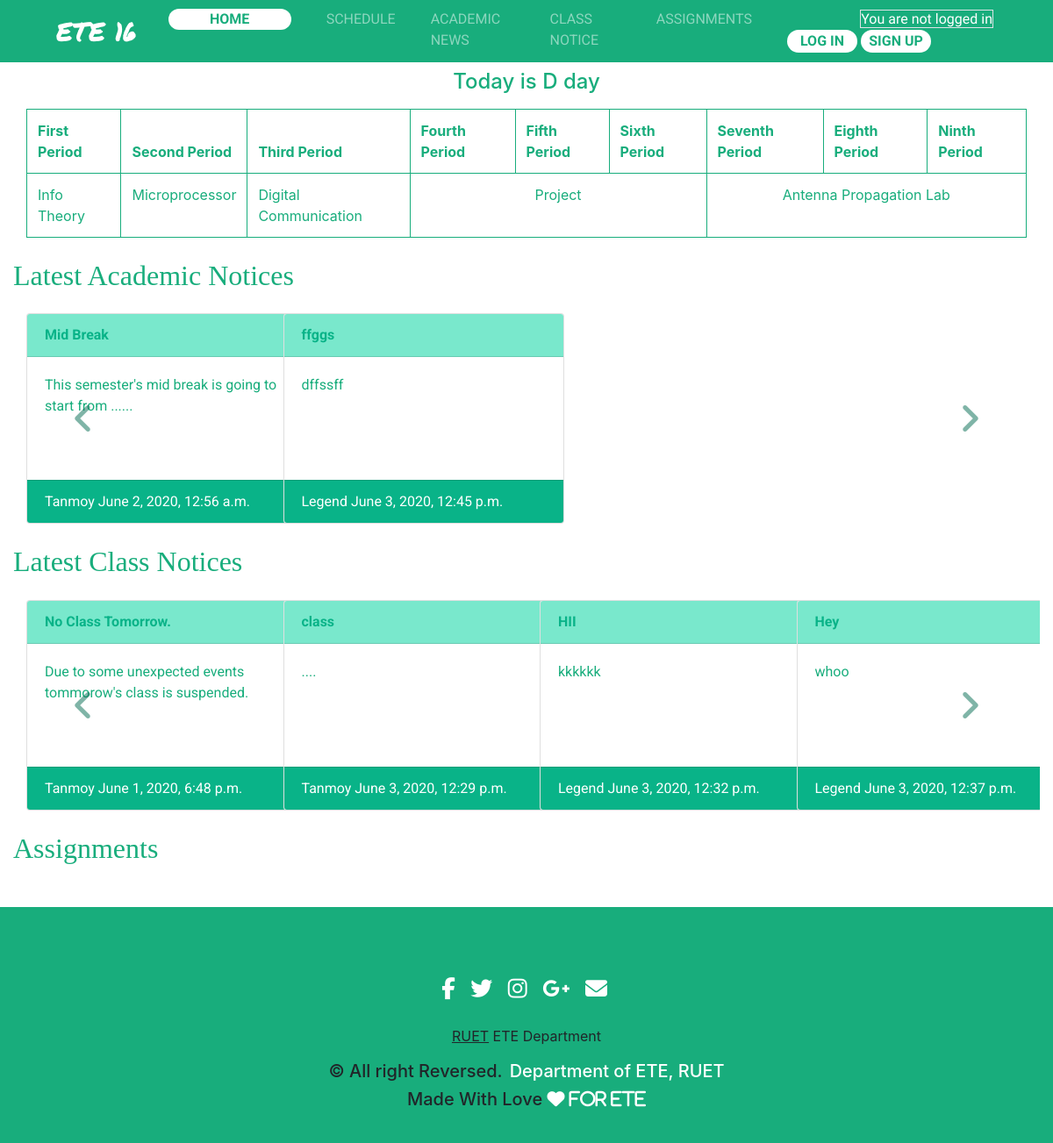
The app's page /, older data.
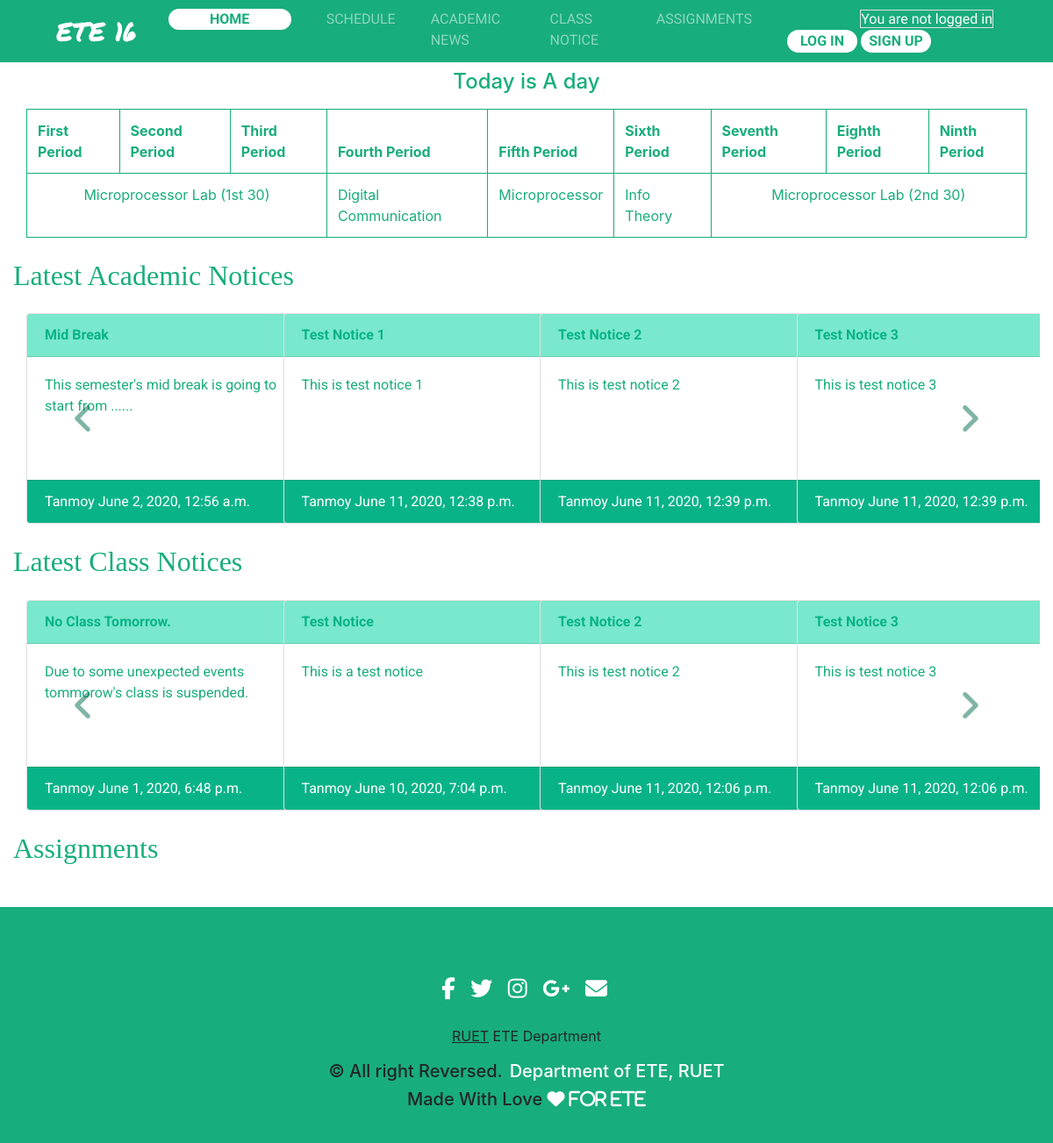
The same page, newer data.
### schedule/models.py (models this page shows, shortened)
class Schedule(models.Model):
	DAY_CHOICES = [
	('A','A'),
	('B','B'),
	('C','C'),
	('D','D'),
	('E','E'),
	]
	day = models.CharField(max_length=1,choices=DAY_CHOICES)
	date = models.DateField(auto_now_add=True)
	def __str__(self):
		return self.day

class Routine(models.Model):
	DAY_CHOICES = [
	('A','A'),
	('B','B'),
	('C','C'),
	('D','D'),
	('E','E'),
	]
	day = models.CharField(max_length=1,choices=DAY_CHOICES)
	morning_lab = models.BooleanField(default = False)
	first_period = models.CharField(max_length=30, null = " ",blank=True,default = "-")
	second_period = models.CharField(max_length=30, null = " ",blank=True,default = "-")
	third_period = models.CharField(max_length=30, null = " ",blank=True,default = "-")
	after_morning_lab=models.BooleanField(default = False)
	fourth_period = models.CharField(max_length=30, null = " ",blank=True,default = "-")
	fifth_period = models.CharField(max_length=30, null = " ",blank=True,default = "-")
	sixth_period = models.CharField(max_length=30, null = " ",blank=True,default = "-")
	afternoon_lab=models.BooleanField(default = False)
	seventh_period = models.CharField(max_length=30, null = " ",blank=True,default = "-")
	eigth_period = models.CharField(max_length=30, null = " ",blank=True,default = "-")
	ninth_period = models.CharField(max_length=30, null = " ",blank=True,default = "-")

### academicnotice/models.py (models this page shows, shortened)
class AcademicNotice(models.Model):
	title = models.CharField(max_length=255)
	body = models.TextField()
	date = models.DateTimeField(auto_now_add=True)
	author = models.ForeignKey(
		get_user_model(),
		on_delete = models.CASCADE,
		)

### users/models.py (models this page shows)
class CustomUser(AbstractUser):
	roll = models.IntegerField(validators=[MinValueValidator(1604001),MaxValueValidator(1604060)],null=True,blank=False)
	email = models.EmailField(null=False,blank=False)
	REQUIRED_FIELDS = ['roll','email']

### ClassNotice/models.py (models this page shows, shortened)
class ClassNotice(models.Model):
	title = models.CharField(max_length=255)
	body = models.TextField()
	date = models.DateTimeField(auto_now_add = True)
	author = models.ForeignKey(
		settings.AUTH_USER_MODEL,
		on_delete = models.CASCADE,
		)

### pages/views.py (the view)
# urls.py: path('',HomePageView,name='home')
def HomePageView(request):
	day = Schedule.objects.all()[0]
	context = {
		"day":day,
	}
	routine = get_routine(str(day))
	context["routine"] = routine
	academic_notices = AcademicNotice.objects.all()
	context["academic_notices"] = academic_notices
	class_notices = ClassNotice.objects.all()
	context["class_notices"] = class_notices
	assignments = Assignments.objects.all()[:4]
	context["assignments"] = assignments
	return render(request,'home.html',context)

### schedule/views.py (called while the page is built)
def get_routine(day):
	if str(day) == "A":
		routine=Routine.objects.get(day="A")
	elif str(day) == "B":
		routine=Routine.objects.get(day="B")
	elif str(day) == "C":
		routine=Routine.objects.get(day="C")
	elif str(day) == "D":
		routine=Routine.objects.get(day="D")
	elif str(day) == "E":
		routine=Routine.objects.get(day="E")
	return routine

### templates/home.html (shortened to what this page needs)
{% extends 'base.html' %}
{% block content %}
	<div class="container-fluid mb-6 mt-2 ">
	<h4 class="text-center mb-3 custom-header">Today is {{ day }} day</h2>
 	<table class="table table-bordered table-responsive-sm">
		<thead>
		<tr>
		  <th scope="col">First Period</th>
		  <th scope="col">Second Period</th>
		  <th scope="col">Third Period</th>
		  <th scope="col">Fourth Period</th>
		  <th scope="col">Fifth Period</th>
		  <th scope="col">Sixth Period</th>
		  <th scope="col">Seventh Period</th>
		  <th scope="col">Eighth Period</th>
		  <th scope="col">Ninth Period</th>
		</tr>
		</thead>
		<tbody>
		<tr>
			{% if routine.morning_lab %}
		  <td colspan="3" class="text-center">{{ routine.first_period }}</td>
		    {% else %}
		  <td>{{ routine.first_period }}</td>
		  <td>{{ routine.second_period }}</td>
		  <td>{{ routine.third_period }}</td>
		    {% endif %}
		    {% if routine.after_morning_lab %}
		  <td colspan="3" class="text-center">{{ routine.fourth_period }}</td>
		  	{% else %}
		  <td>{{ routine.fourth_period }}</td>
		  <td>{{ routine.fifth_period }}</td>
		  <td>{{ routine.sixth_period }}</td>
		    {% endif %}
		    {% if routine.afternoon_lab %}
		  <td colspan="3" class="text-center">{{ routine.seventh_period }}</td>
		  	{% else %}
		  <td>{{ routine.seventh_period }}</td>
		  <td>{{ routine.eighth_period }}</td>
		  <td>{{ routine.ninth_period }}</td>
		    {% endif %}
		</tr>
		</tbody>
	</table>
	</div>
	<h2 class="mt-4 mb-4">Latest Academic Notices</h2>
	<div id="inam1" class="carousel slide" data-ride="carousel">
		<div class="carousel-inner">
			<div class="carousel-item active">
			<div class="container-fluid">
			<div class="row flex-row">
			{% for academic_notice in academic_notices|slice:":4" %}
			<div class="col-lg-3 col-sm-12">
            <div class="card ml-auto mr-auto">
      			<div class="card-header font-weight-bold">{{ academic_notice.title }}</div>
            	<div class="card-body">
            		<p class="card-text">{{ academic_notice.body }}</p>
            	</div>
            	<div class="card-footer text-muted ">{{ academic_notice.author }} {{ academic_notice.date }}</div>
        	</div>
        	</div>
			{% endfor %}
			</div>
			</div>
			</div>
		</div>
				<a href="#inam1" class="carousel-control-prev" data-slide="prev">
					<i class="fa fa-angle-left" aria-hidden="true"></i>
				</a>
				<a href="#inam1" class="carousel-control-next" data-slide="next">
					<i class="fa fa-angle-right" aria-hidden="true"></i>
				</a>
	</div>
	<h2 class="mt-4 mb-4">Latest Class Notices</h2>
	<div id="inam2" class="carousel slide" data-ride="carousel">
		<div class="carousel-inner">
			<div class="carousel-item active">
			<div class="container-fluid">
			<div class="row">
			{% for class_notice in class_notices|slice:":4" %}
			<div class="col-lg-3 col-sm-12">
            <div class="card ml-auto mr-auto">
      			<div class="card-header font-weight-bold">{{ class_notice.title }}</div>
            	<div class="card-body">
            		<p class="card-text">{{ class_notice.body }}</p>
            	</div>
            	<div class="card-footer text-muted ">{{ class_notice.author }} {{ class_notice.date }}</div>
        	</div>
        	</div>
			{% endfor %}
			</div>
			</div>
			</div>
		</div>
				<a href="#inam2" class="carousel-control-prev" data-slide="prev">
					<i class="fa fa-angle-left" aria-hidden="true"></i>
				</a>
				<a href="#inam2" class="carousel-control-next" data-slide="next">
					<i class="fa fa-angle-right" aria-hidden="true"></i>
				</a>
	</div>
	<h2 class="mt-4 mb-4">Assignments</h2>
{% endblock content %}

Row changes from the older to the newer data that the page shows:
no longer on this page (row unchanged): Routine: first_period "Info Theory", second_period "Microprocessor", third_period "Digital Communication", fourth_period "Project", seventh_period "Antenna Propagation Lab"
removed AcademicNotice: title "ffggs", body "dffssff", author "Legend", date "June 3, 2020, 12:45 p.m."
removed ClassNotice: title "class", body "....", author "Tanmoy", date "June 3, 2020, 12:29 p.m."
removed ClassNotice: title "HII", body "kkkkkk", author "Legend", date "June 3, 2020, 12:32 p.m."
removed ClassNotice: title "Hey", body "whoo", author "Legend", date "June 3, 2020, 12:37 p.m."
changed Schedule: day "D" → "A"
now on this page (row unchanged): Routine: first_period "Microprocessor Lab (1st 30)", fourth_period "Digital Communication", fifth_period "Microprocessor", sixth_period "Info Theory", seventh_period "Microprocessor Lab (2nd 30)"
added AcademicNotice: title "Test Notice 1", body "This is test notice 1", author "Tanmoy", date "June 11, 2020, 12:38 p.m."
added AcademicNotice: title "Test Notice 2", body "This is test notice 2", author "Tanmoy", date "June 11, 2020, 12:39 p.m."
added AcademicNotice: title "Test Notice 3", body "This is test notice 3", author "Tanmoy", date "June 11, 2020, 12:39 p.m."
added ClassNotice: title "Test Notice", body "This is a test notice", author "Tanmoy", date "June 10, 2020, 7:04 p.m."
added ClassNotice: title "Test Notice 2", body "This is test notice 2", author "Tanmoy", date "June 11, 2020, 12:06 p.m."
added ClassNotice: title "Test Notice 3", body "This is test notice 3", author "Tanmoy", date "June 11, 2020, 12:06 p.m."
